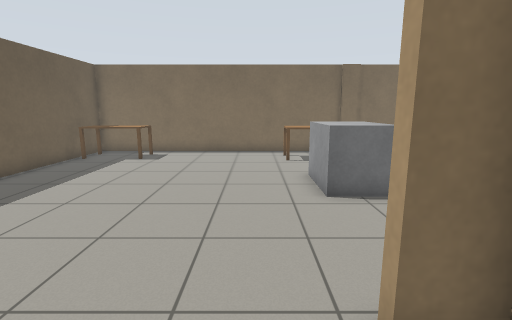
View 1 (above)

17 first-person views from a walk through a robot-simulator world made for Gazebo. The camera is 1.2 m above the floor, tilts 10° down and sees 85° across. The floor is counted in squares, 0.5 m on a side. Each view is taken from the middle of a square. On the plan, view 1 faces up. The plan holds only what a view shows up to about 18 squares ahead; the rest is blank. Some stock models are drawn as simple stand-ins.

View 2
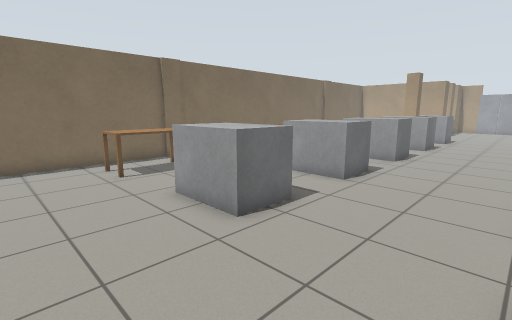

View 3
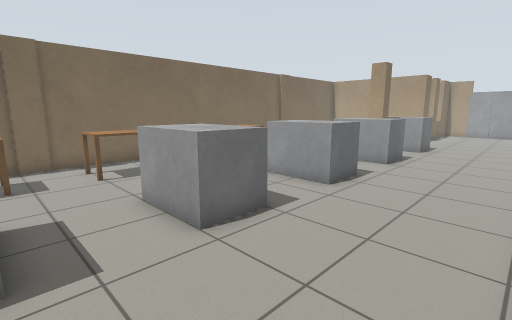

View 4
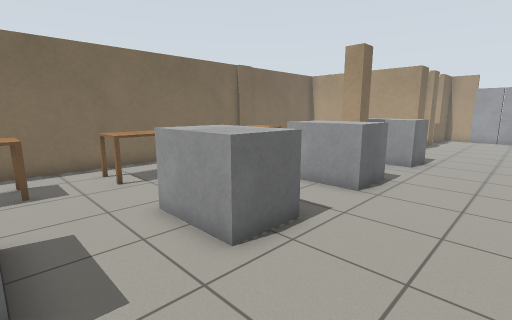

View 5
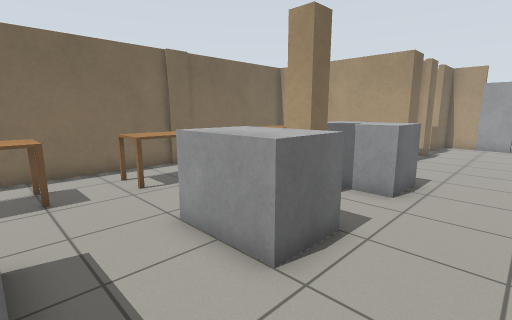

View 6
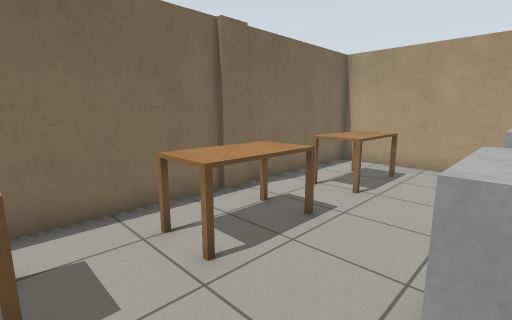

View 7
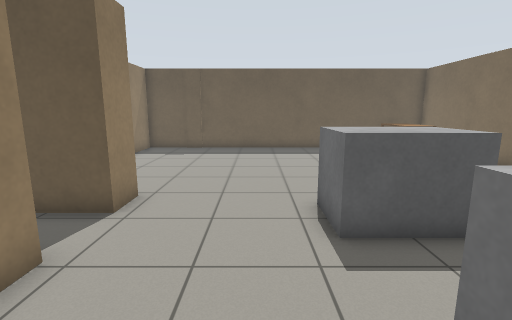

View 8
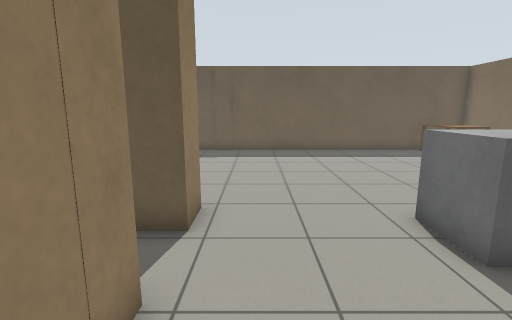

View 9
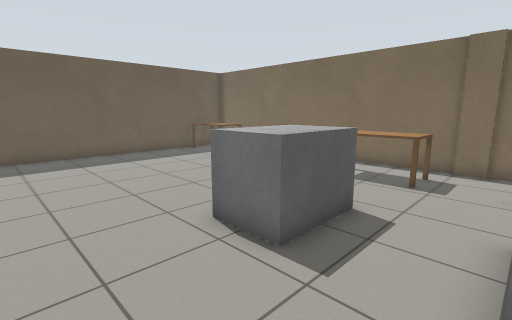

View 10
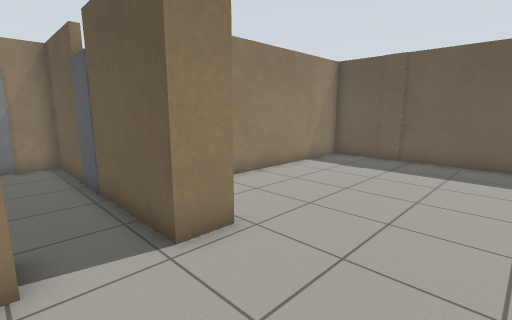

View 11
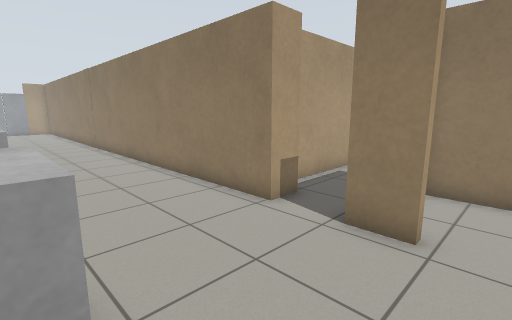

View 12
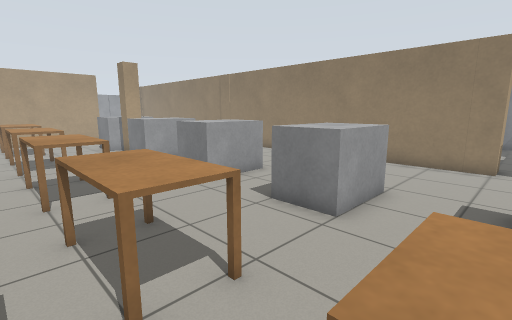

View 13
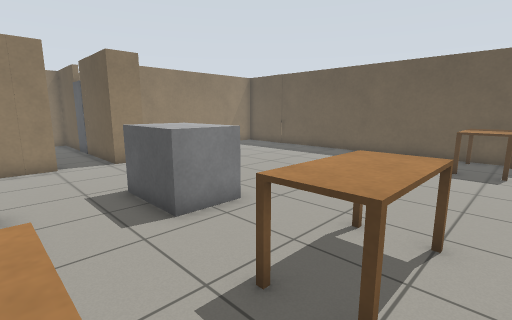

View 14
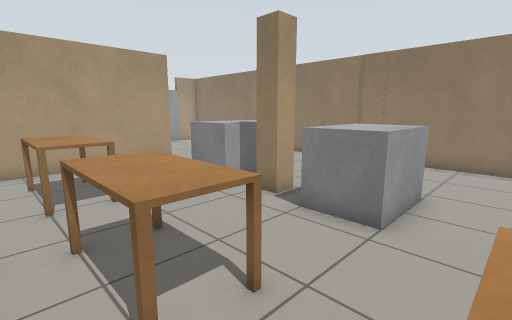

View 15
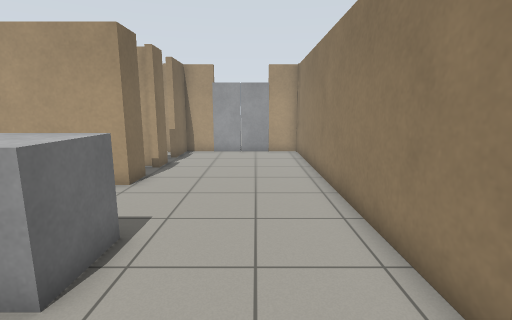

View 16
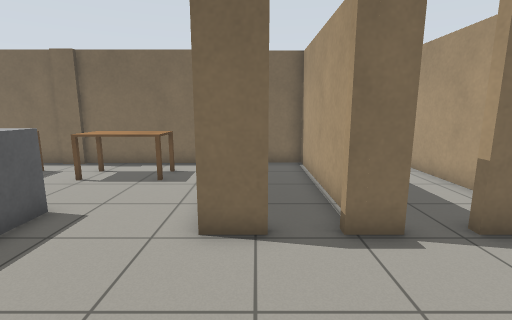

View 17
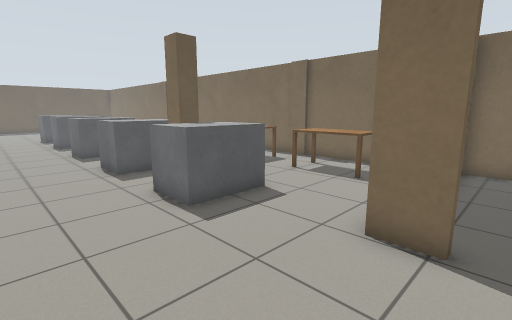

### Floor plan
Ten units are one square. View 1 is at (0, 0); x grows to the right and y downward. Boxes are objects, and circles mark ways between rooms. Rooms are numbered by the first view taken in them; rooms with no view inside come last. Other rooms are left out.
<svg viewBox="-100 -174 470 189">
<path fill="none" stroke="#000" d="M49 -26 276 -26M60 -166 49 -166M50 -167 -93 -167 -93 -154M25 -23 12 -23M13 -26 27 -26M202 -91 202 -100 210 -100 210 -91 202 -91M202 -167 59 -167M213 -166 201 -166M-93 -136 -93 10 21 10M279 -91 279 -167 211 -167M320 -91 306 -91M356 -75 356 -91 334 -91M292 -91 279 -91M276 -26 356 -26 356 -43M311 -95 311 -169 281 -169"/>
<rect x="-95" y="-165" width="40" height="30" fill="#bbb"><title>table</title></rect>
<rect x="15" y="-105" width="30" height="30" fill="#bbb"><title>grey box</title></rect>
<rect x="15" y="-155" width="40" height="20" fill="#bbb"><title>table</title></rect>
<rect x="65" y="-105" width="30" height="30" fill="#bbb"><title>grey box</title></rect>
<rect x="65" y="-155" width="40" height="20" fill="#bbb"><title>table</title></rect>
<rect x="115" y="-105" width="30" height="30" fill="#bbb"><title>grey box</title></rect>
<rect x="115" y="-155" width="40" height="20" fill="#bbb"><title>table</title></rect>
<rect x="165" y="-105" width="30" height="30" fill="#bbb"><title>grey box</title></rect>
<rect x="165" y="-155" width="40" height="20" fill="#bbb"><title>table</title></rect>
<rect x="215" y="-105" width="30" height="30" fill="#bbb"><title>grey box</title></rect>
<rect x="225" y="-155" width="40" height="20" fill="#bbb"><title>table</title></rect>
<rect x="355" y="-55" width="10" height="10" fill="#bbb"><title>door leaf</title></rect>
<rect x="355" y="-75" width="10" height="20" fill="#bbb"><title>door leaf</title></rect>
<circle cx="285" cy="-60" r="3" fill="#2a7"/>
<circle cx="300" cy="-90" r="3" fill="#2a7"/>
<text x="80" y="-90">1</text>
<text x="320" y="-60">2</text>
<text x="290" y="-130">3</text>
</svg>
Room 1 opens to room 2. Room 2 opens to room 3.

Where each view was taken, in squares from view 1:
view 1: 0 up, 0 right, facing up
view 2: 3 up, 2 left, facing up-right
view 3: 3 up, 4 right, facing up-right
view 4: 4 up, 9 right, facing up-right
view 5: 5 up, 14 right, facing up-right
view 6: 10 up, 15 right, facing up-right
view 7: 6 up, 9 right, facing left
view 8: 4 up, 8 right, facing left
view 9: 4 up, 7 right, facing up-left
view 10: 7 up, 5 right, facing down-left
view 11: 8 up, 0 right, facing down-right
view 12: 16 up, 4 right, facing down-right
view 13: 16 up, 7 right, facing down-left
view 14: 16 up, 15 right, facing down-right
view 15: 5 up, 19 right, facing right
view 16: 4 up, 29 right, facing up
view 17: 4 up, 30 right, facing up-left
